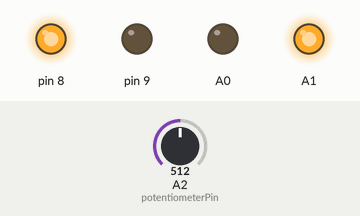
Bench run of a sketch on a simulated Arduino Uno, built with avr-gcc and run on an emulated ATmega328P. Parts: output pins drawn as LEDs (lit = HIGH). The inputs (shaded band) are chosen by the test bench; at power-on: A2 (potentiometerPin) = 512.

Above: at 1.2 s.
1.3 s: A2 (potentiometerPin) set to 716
At 1.7 s:
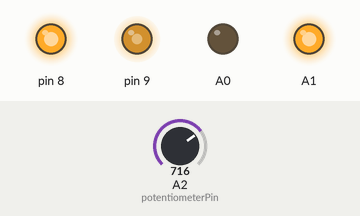
2.8 s: A2 (potentiometerPin) set to 810
At 4.0 s:
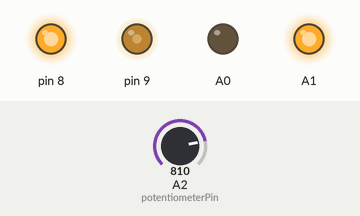
4.3 s: A2 (potentiometerPin) set to 900
At 5.2 s:
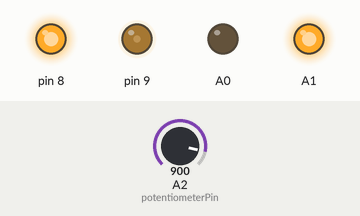
5.8 s: A2 (potentiometerPin) set to 511
At 6.3 s:
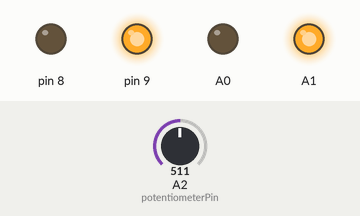
7.3 s: A2 (potentiometerPin) set to 306
At 8.6 s:
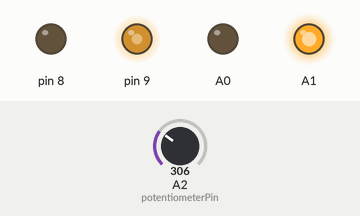
Timing chart, 0 to 9.8 s (numbered marks = the images above; inputs shaded):
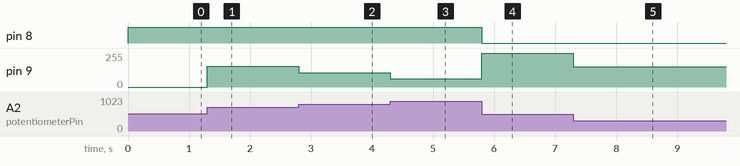

The sketch:

nidec.ino
```cpp
/* simple speed & direction test sketch for Nidec 24H** brushless motors with integrated controller and encoder.

Ispriration, schematics etc:
https://www.hackster.io/mircemk/diy-aduino-one-axis-self-balancing-device-55e45b

for reference:
//https://forum.arduino.cc/t/20-30khz-pwm-on-arduino-uno/1148295
//https://forum.arduino.cc/t/how-to-get-20khz-pwm-on-pin-d9/132857/7
//https://forum.arduino.cc/t/self-balancing-reaction-wheel-problems-with-nidec-24h-055m020/1139918/4

Potmeter on A2
speed (pwm) pin on D9 (cannot be changed because of special PWM mode)
direction on D8

*/
const int potentiometerPin = A2;  // Potentiometer connected to analog pin A0

long value = 512;

void setup() {
  Serial.begin(9600);
  pinMode(9, OUTPUT);
  pinMode (8, OUTPUT);
  pinMode(A0, OUTPUT);
  pinMode(A1, OUTPUT);
  digitalWrite(A0, LOW);
  digitalWrite(A1, HIGH);

  analogWriteSAH_Init();


}

void loop() {
  // Read the potentiometer value
  int potValue = analogRead(potentiometerPin);
  value = potValue - 512;

  analogWriteSAH(map(abs(value), 0, 512, 800, 0));

  if(potValue < 512 ){
    digitalWrite(8, LOW);
  }
  else{
    digitalWrite(8, HIGH);
  }

}


void analogWriteSAH_Init( void )
{
  // Stop the timer while we muck with it

  TCCR1B = (0 << ICNC1) | (0 << ICES1) | (0 << WGM13) | (0 << WGM12) | (0 << CS12) | (0 << CS11) | (0 << CS10);

  // Set the timer to mode 14...
  //
  // Mode  WGM13  WGM12  WGM11  WGM10  Timer/Counter Mode of Operation  TOP   Update of OCR1x at TOV1  Flag Set on
  //              CTC1   PWM11  PWM10
  // ----  -----  -----  -----  -----  -------------------------------  ----  -----------------------  -----------
  // 14    1      1      1      0      Fast PWM                         ICR1  BOTTOM                   TOP

  // Set output on Channel A to...
  //
  // COM1A1  COM1A0  Description
  // ------  ------  -----------------------------------------------------------
  // 1       0       Clear OC1A/OC1B on Compare Match (Set output to low level).

  TCCR1A =
      (1 << COM1A1) | (0 << COM1A0) |   // COM1A1, COM1A0 = 1, 0
      (0 << COM1B1) | (0 << COM1B0) |
      (1 << WGM11) | (0 << WGM10);      // WGM11, WGM10 = 1, 0

  // Set TOP to...
  //
  // fclk_I/O = 16000000
  // N        = 1
  // TOP      = 799
  //
  // fOCnxPWM = fclk_I/O / (N * (1 + TOP))
  // fOCnxPWM = 16000000 / (1 * (1 + 799))
  // fOCnxPWM = 16000000 / 800
  // fOCnxPWM = 20000

  ICR1 = 799;

  // Ensure the first slope is complete

  TCNT1 = 0;

  // Ensure Channel B is irrelevant

  OCR1B = 0;

  // Ensure Channel A starts at zero / off

  OCR1A = 0;

  // We don't need no stinkin interrupts

  TIMSK1 = (0 << ICIE1) | (0 << OCIE1B) | (0 << OCIE1A) | (0 << TOIE1);

  // Ensure the Channel A pin is configured for output
  DDRB |= (1 << DDB1);

  // Start the timer...
  //
  // CS12  CS11  CS10  Description
  // ----  ----  ----  ------------------------
  // 0     0     1     clkI/O/1 (No prescaling)

  TCCR1B =
      (0 << ICNC1) | (0 << ICES1) |
      (1 << WGM13) | (1 << WGM12) |              // WGM13, WGM12 = 1, 1
      (0 << CS12) | (0 << CS11) | (1 << CS10);
}


void analogWriteSAH( uint16_t value )
{
  if ( (value >= 0) && (value < 800) )
  {
    OCR1A = value;
  }
}
```

Measured:
- after the input at 1.3 s, pin 9: 0/255 → 154/255 at once
- after the input at 2.8 s, pin 9: 154/255 → 107/255 at once
- after the input at 4.3 s, pin 9: 107/255 → 62/255 at once
- after the input at 5.8 s, pin 8: HIGH → LOW at once; pin 9: 62/255 → 255/255 at once
- after the input at 7.3 s, pin 9: 255/255 → 153/255 at once
